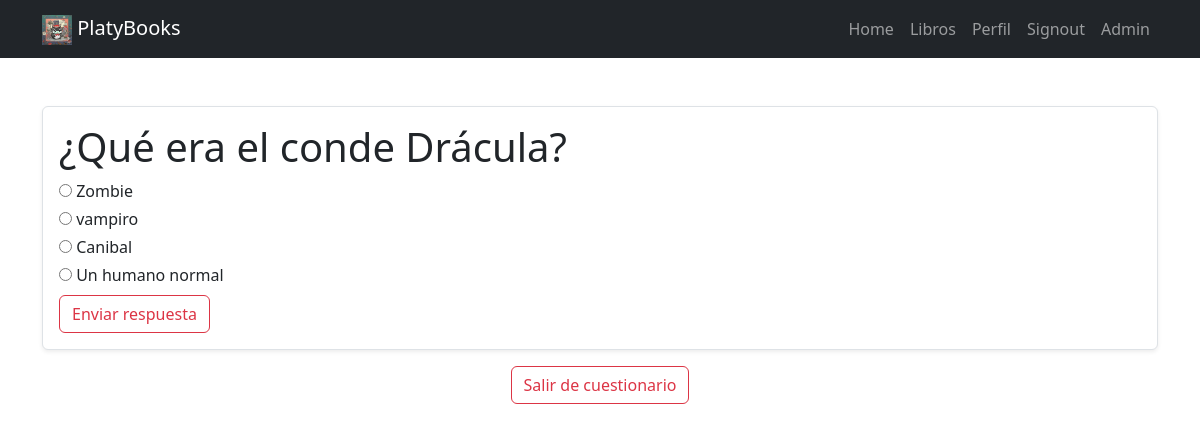
Screenshot of /quiz_answer/1 (signed in) with the database file from the repository.
### tasks/models.py (models this page shows, shortened)
class Quiz(models.Model):
    book = models.ForeignKey(Book, on_delete=models.CASCADE, related_name="quizzes")
    question = models.TextField()
    response_count = models.IntegerField(default=0)

class Answer(models.Model):
    quiz = models.ForeignKey(Quiz, on_delete=models.CASCADE, related_name="answers")
    answer_text = models.CharField(max_length=200)
    is_correct = models.BooleanField(default=False)

### tasks/views.py (the view, shortened to what this page needs)
# urls.py: path('quiz_answer/<int:quiz_id>',views.quiz_detail, name='quiz_detail'),
@login_required
def quiz_detail(request, quiz_id):
    quiz = get_object_or_404(Quiz, id=quiz_id)
    answers = quiz.answers.all()
    return render(request, 'quiz_detail.html', {'quiz': quiz, 'answers': answers})

### tasks/templates/quiz_detail.html (shortened to what this page needs)
{% extends 'base.html' %}
{% block content %}
<main class="container py-5">
    <section class="card card-body border rounded shadow-sm">
        <h1>{{ quiz.question }}</h1>
        <form method="POST">
            {% if answers %}
                {% for answer in answers %}
                    <div class="mb-1">
                        <input type="radio" id="answer_{{ answer.id }}" name="answer" value="{{ answer.id }}" required>
                        <label for="answer_{{ answer.id }}">{{ answer.answer_text }}</label>
                    </div>
                {% endfor %}
            {% else %}
                <p>No hay respuestas disponibles para esta pregunta.</p>
            {% endif %}
            <div class="mt-2">
                <button type="submit" class="btn btn-outline-danger">Enviar respuesta</button>
            </div>
        </form>
    </section>
    <div class="text-center mt-3">
        <a href="/buscar-libros" class="btn btn-outline-danger">
            Salir de cuestionario
        </a>
    </div>
</main>
{% endblock %}

### rows the page displays
Quiz: question "¿Qué era el conde Drácula?"
Answer: answer_text "Zombie"
Answer: answer_text "vampiro"
Answer: answer_text "Canibal"
Answer: answer_text "Un humano normal"
